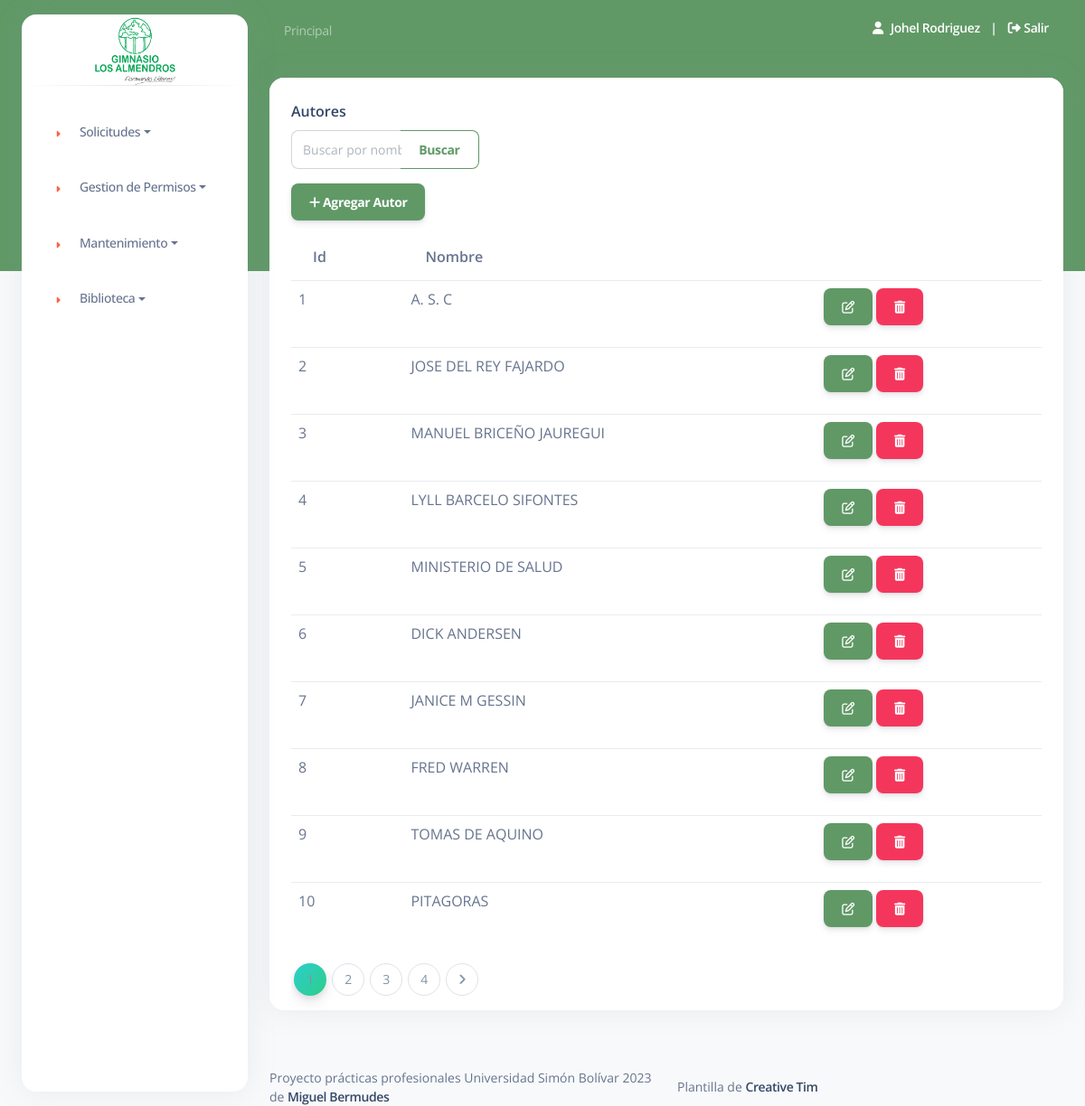
Screenshot of /panelautor.php (signed in) with the database file from the repository.
### tables this page shows
CREATE TABLE `autor` (
  `id` int(11) NOT NULL,
  `nom_persona` varchar(200) NOT NULL
);

### panelautor.php (the view, shortened to what this page needs)
<?php
include "./php/conexion.php";
$registrosPorPagina = 10;
if (isset($_GET['page'])) {
  $paginaActual = $_GET['page'];
} else {
  $paginaActual = 1;
}
$offset = ($paginaActual - 1) * $registrosPorPagina;
$searchTerm = isset($_GET['search']) ? mysqli_real_escape_string($conexion, $_GET['search']) : '';
$sql = "SELECT * FROM autor WHERE nom_persona LIKE '%$searchTerm%' LIMIT $offset, $registrosPorPagina";
$resultado = mysqli_query($conexion, $sql);
$sql2 = "SELECT COUNT(*) AS totalCategorias FROM autor";
$resultado2 = mysqli_query($conexion, $sql2);
$row = mysqli_fetch_assoc($resultado2);
$totalCategorias = $row['totalCategorias'];
$totalBotones = round($totalCategorias / $registrosPorPagina);
?>
<!DOCTYPE html>
<html lang="en">
<head>
  <link href="./assets/css/nucleo-icons.css" rel="stylesheet" />
  <link href="./assets/css/nucleo-svg.css" rel="stylesheet" />
  <link href="./assets/css/nucleo-svg.css" rel="stylesheet" />
  <link id="pagestyle" href="./assets/css/argon-dashboard.css?v=2.0.4" rel="stylesheet" />
</head>
<body class="g-sidenav-show bg-gray-100">
  <?php include("./layouts/admin/header.php"); ?>
  <main class="main-content position-relative border-radius-lg ps">
    <?php include("./layouts/header.php"); ?>
    <div class="container-fluid py-4">
      <div class="row">
        <div class="col-12">
          <div class="card mb-4">
            <div class="card-header pb-0">
              <h6>Autores</h6>
            </div>
            <div class="content-wrapper">
              <div class="content-header">
                <div class="container-fluid">
                  <div class="col-sm-3 text-right">
                    <form method="GET" action="">
                      <div class="input-group mb-3">
                        <input type="text" class="form-control" placeholder="Buscar por nombre" name="search">
                        <button class="btn btn-outline-primary mb-0" type="submit">Buscar</button>
                      </div>
                    </form>
                    <button type="button" title="Agregar Autor" class="btn btn-primary" data-toggle="modal" data-target="#exampleModal">
                      <i class="fa fa-plus"></i> Agregar Autor
                    </button>
                  </div>
                </div>
              </div>
            </div>
            <section class="content">
              <div class="container-fluid">
                <div class="table-responsive">
                <table class="table">
                  <thead>
                    <tr>
                      <th>Id</th>
                      <th>Nombre</th>
                      <th></th>
                    </tr>
                  </thead>
                  <tbody>
                    <?php
                    while ($f = mysqli_fetch_array($resultado)) :
                    ?>
                      <tr>
                        <td><?php echo $f['id']; ?></td>
                        <td>
                          <?php echo $f['nom_persona']; ?>
                        </td>
                        <td>
                          <button class="btn btn-primary btn-small btnEditar" title="Editar Autor" data-id="<?php echo $f['id']; ?>" data-nombre="<?php echo $f['nom_persona']; ?>" data-toggle="modal" data-target="#modalEditar">
                            <i class="fa fa-edit"></i>
                          </button>
                          <button class="btn btn-danger btn-small btnEliminar" title="Eliminar Autor" data-id="<?php echo $f['id']; ?>" data-toggle="modal" data-target="#modalEliminar">
                            <i class="fa fa-trash"></i>
                          </button>
                        </td>
                      </tr>
                    <?php
                    endwhile;
                    ?>
                  </tbody>
                </table>
                <nav aria-label="Page navigation example">
                  <ul class="pagination pagination-success">
                    <?php
                    $maxButtons = 4;
                    $start = max(1, $paginaActual - floor($maxButtons / 2));
                    $end = min($start + $maxButtons - 1, $totalBotones);
                    for ($i = $start; $i <= $end; $i++) :
                    ?>
                      <li class="page-item <?php if ($i == $paginaActual) echo 'active'; ?>">
                        <a href="?page=<?php echo $i; ?>&search=" class="page-link"><?php echo $i; ?></a>
                      </li>
                    <?php endfor; ?>
                    <?php if ($paginaActual < $totalCategorias) : ?>
                      <li class="page-item">
                        <a href="?page=<?php echo $paginaActual + 1; ?>&search=" class="page-link" aria-label="Next">
                          <i class="fa fa-angle-right"></i>
                        </a>
                      </li>
                    <?php endif; ?>
                  </ul>
                </nav>
                </div>
              </div>
            </section>
          </div>
        </div>
      </div>
    </div>
    <?php include("./layouts/footer.php"); ?>
  </main>
</body>
</html>

### rows the page displays
autor: id "1", nom_persona "A. S. C"
autor: id "2", nom_persona "JOSE DEL REY FAJARDO"
autor: id "3", nom_persona "MANUEL BRICEÑO JAUREGUI"
autor: id "4", nom_persona "LYLL BARCELO SIFONTES"
autor: id "5", nom_persona "MINISTERIO DE SALUD"
autor: id "6", nom_persona "DICK ANDERSEN"
autor: id "7", nom_persona "JANICE M GESSIN"
autor: id "8", nom_persona "FRED WARREN"
autor: id "9", nom_persona "TOMAS DE AQUINO"
autor: id "10", nom_persona "PITAGORAS"

### other values shown
$arregloUsuario['nombre'] "Johel Rodriguez"
